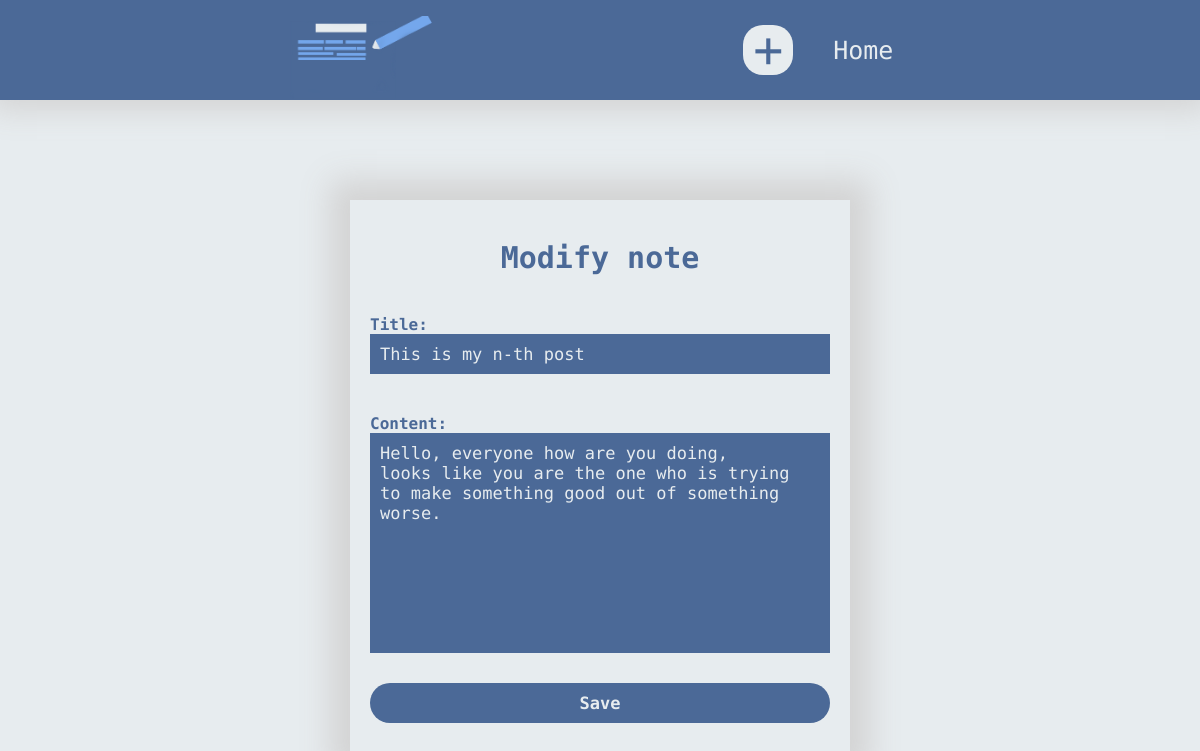
Page /modify/15 on the committed database.
### notes_app/models.py (models this page shows, shortened)
class Note(models.Model):
	title = models.CharField(max_length = 30, default = 'untitled')
	content = models.TextField(null = False)

### notes_app/views.py (the view)
# urls.py: path('modify/<int:id>', v.modify, name = 'modify-page'),
def modify(request, id):
	note_ = Note.objects.get(id = id)
	if request.method == 'POST':
		note_.title = request.POST['title']
		note_.content = request.POST['content']
		note_.save()
		return redirect('/')
	return render(request, 'modify+note.html', {'note': note_})

### notes_app/templates/modify+note.html (shortened to what this page needs)
{% extends "base.html" %}
{% block headers %}
	{% load static %}
	<link rel="stylesheet" href="{% static 'style/add_note.css' %}">
{% endblock headers %}
{% block body %}
<div class="form-container">
	<form method="post" action="{% if note %} {% url 'modify-page' note.id %} {% else %} {% url 'add-page' %} {% endif %}">
		<h2>
		{% if note %} Modify {% else %} Add {% endif %}
		note</h2>
		<div class="title">
			<span>Title: </span>
			<input maxlength="20" value="{{ note.title }}" class="inputs" type="text" name="title" id="title">
		</div>
		<div class="content">
			<span>Content: </span>
			<textarea resizable="off" class="inputs" name="content" id="content" cols="30" rows="10" required>{{ note.content }}</textarea>
		</div>
		<button type="submit">{% if note %} Save {% else %} Add {% endif %}</button>
	</form>
</div>
{% endblock body %}

### notes_app/static/style/base.css (style rules this page uses)
* { margin: 0; padding: 0; box-sizing: border-box; font-family: 'Fira Code', sans-serif }
:root { --primary: #4b6997; --secondary: #E7ECEF; --yes: #DB5461; --no: #45B57B; --shadow: lightgray; }
body { overflow-x: hidden; background: var(--secondary); }

### notes_app/static/style/add_note.css (style rules this page uses)
.form-container { margin: 100px auto; width: 100vw; max-width: 500px; box-shadow: 0 0 30px 20px var(--shadow); padding: 20px; }
form { display: flex; flex-direction: column; justify-content: center; width: 100%; }
form h2 { color: var(--primary); font-size: 30px; margin: 20px; text-align: center; }
form div { display: flex; flex-direction: column; margin: 20px 0; }
form div span { font-weight: 600; color: var(--primary); }
form .inputs { background-color: var(--primary); color: var(--secondary); border: none; outline: none; resize: none; padding: 10px; font-size: 17px; }
form button { background-color: var(--primary); color: var(--secondary); border: none; outline: none; height: 40px; font-size: 17px; border-radius: 20px; font-weight: 600; margin: 10px 0; cursor: pointer; transition: 0.3s; }

### rows in the picture
Note: title "This is my n-th post", content "Hello, everyone how are you doing, looks like you are the one who is trying to make something good out of something worse."
